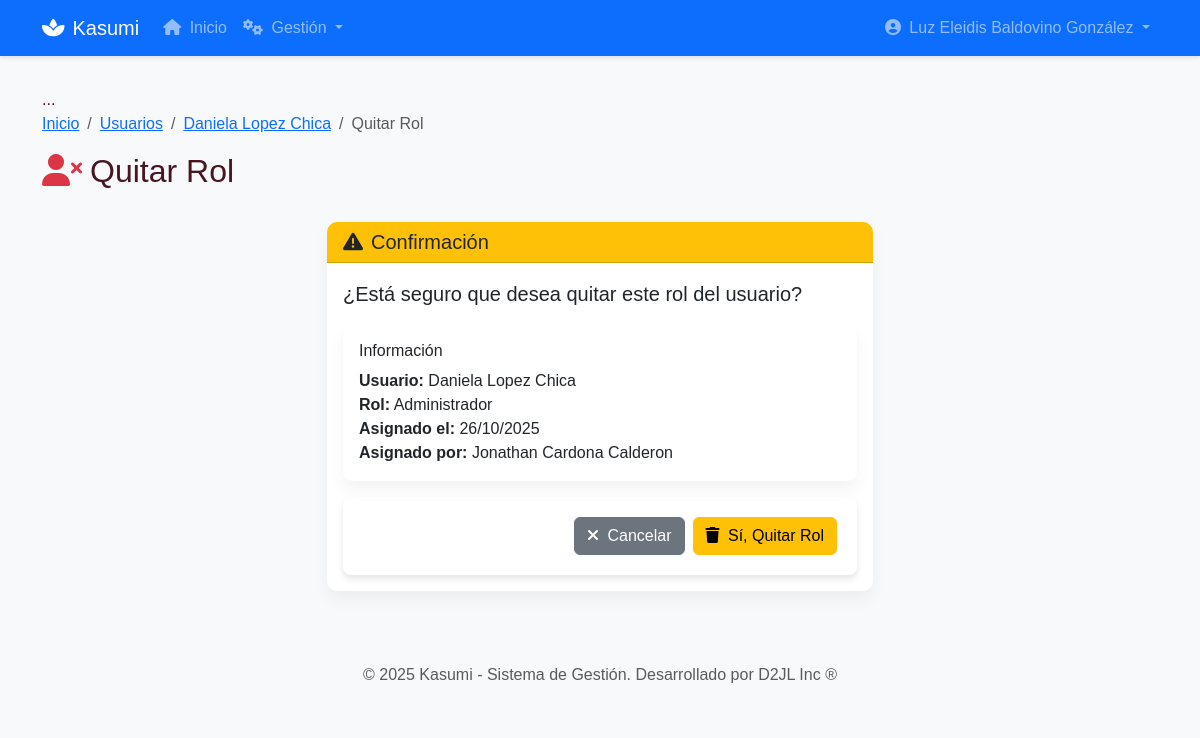
The page /usuarios/usuarios/rol/1/quitar/ (signed in) on the database its author committed.
### accounts/models.py (models this page shows, shortened)
class Usuario(AbstractUser):
    TIPO_DOCUMENTO_CHOICES = [
        ('CC', 'Cédula de Ciudadanía'),
        ('CE', 'Cédula de Extranjería'),
        ('TI', 'Tarjeta de Identidad'),
        ('PAS', 'Pasaporte'),
    ]
    username = None
    email = models.EmailField(_('email address'), unique=True)
    tipo_documento = models.CharField(
        max_length=3,
        choices=TIPO_DOCUMENTO_CHOICES,
        default='CC',
        verbose_name='Tipo de Documento'
    )
    numero_documento = models.CharField(
        max_length=20,
        unique=True,
        verbose_name='Número de Documento'
    )
    telefono = models.CharField(max_length=15, blank=True, verbose_name='Teléfono')
    direccion = models.TextField(blank=True, verbose_name='Dirección')
    ciudad = models.CharField(max_length=100, blank=True, verbose_name='Ciudad')
    fecha_nacimiento = models.DateField(null=True, blank=True, verbose_name='Fecha de Nacimiento')
    USERNAME_FIELD = 'email'
    REQUIRED_FIELDS = ['numero_documento', 'first_name', 'last_name']
    objects = UsuarioManager()
    class Meta:
        verbose_name = 'Usuario'
        verbose_name_plural = 'Usuarios'

### gestion_usuarios/models.py (models this page shows, shortened)
class UsuarioRol(models.Model):
    from accounts.models import Usuario  # Importación local para evitar importación circular
    usuario = models.ForeignKey(
        Usuario,
        on_delete=models.CASCADE,
        related_name='roles_asignados',
        verbose_name=_('Usuario')
    )
    rol = models.ForeignKey(
        Rol,
        on_delete=models.CASCADE,
        related_name='usuarios_asignados',
        verbose_name=_('Rol')
    )
    fecha_asignacion = models.DateTimeField(auto_now_add=True, verbose_name=_('Fecha de Asignación'))
    asignado_por = models.ForeignKey(
        Usuario,
        on_delete=models.SET_NULL,
        null=True,
        blank=True,
        related_name='roles_asignados_por_mi',
        verbose_name=_('Asignado por')
    )
    class Meta:
        verbose_name = _('Asignación de Rol')
        verbose_name_plural = _('Asignaciones de Roles')
        unique_together = ('usuario', 'rol')

class Rol(models.Model):
    class Estado(models.TextChoices):
        ACTIVO = 'A', _('Activo')
        INACTIVO = 'I', _('Inactivo')
    nombre = models.CharField(max_length=50, unique=True, verbose_name=_('Nombre del Rol'))
    descripcion = models.TextField(blank=True, verbose_name=_('Descripción'))
    estado = models.CharField(
        max_length=1,
        choices=Estado.choices,
        default=Estado.ACTIVO,
        verbose_name=_('Estado')
    )
    fecha_creacion = models.DateTimeField(auto_now_add=True, verbose_name=_('Fecha de Creación'))
    fecha_actualizacion = models.DateTimeField(auto_now=True, verbose_name=_('Última Actualización'))
    puede_ver_usuarios = models.BooleanField(default=False, verbose_name=_('Puede ver usuarios'))
    puede_crear_usuarios = models.BooleanField(default=False, verbose_name=_('Puede crear usuarios'))
    puede_editar_usuarios = models.BooleanField(default=False, verbose_name=_('Puede editar usuarios'))
    puede_eliminar_usuarios = models.BooleanField(default=False, verbose_name=_('Puede eliminar usuarios'))
    puede_ver_reportes = models.BooleanField(default=False, verbose_name=_('Puede ver reportes'))
    puede_ver_configuracion = models.BooleanField(default=False, verbose_name=_('Puede ver configuración'))
    class Meta:
        verbose_name = _('Rol')
        verbose_name_plural = _('Roles')
        ordering = ['nombre']

### gestion_usuarios/views.py (the view, shortened to what this page needs)
class QuitarRolView(LoginRequiredMixin, UserPassesTestMixin, DeleteView):
    model = UsuarioRol
    template_name = 'gestion_usuarios/roles/quitar_rol.html'
    def test_func(self):
        return self.request.user.is_staff

### templates/gestion_usuarios/roles/quitar_rol.html (shortened to what this page needs)
{% extends "base.html" %}
{% load static %}
{% block content %}
<div class="row mb-4">
    <div class="col-12">
        <nav aria-label="breadcrumb">
            <ol class="breadcrumb">
                <li class="breadcrumb-item"><a href="{% url 'core:home' %}">Inicio</a></li>
                <li class="breadcrumb-item"><a href="{% url 'gestion_usuarios:lista_usuarios' %}">Usuarios</a></li>
                <li class="breadcrumb-item"><a href="{% url 'gestion_usuarios:detalle_usuario' object.usuario.pk %}">{{ object.usuario.get_full_name }}</a></li>
                <li class="breadcrumb-item active">Quitar Rol</li>
            </ol>
        </nav>
        <h2><i class="fas fa-user-times me-2 text-danger"></i>Quitar Rol</h2>
    </div>
</div>
<div class="row">
    <div class="col-lg-6 mx-auto">
        <div class="card border-warning">
            <div class="card-header bg-warning">
                <h5 class="mb-0"><i class="fas fa-exclamation-triangle me-2"></i>Confirmación</h5>
            </div>
            <div class="card-body">
                <p class="lead">¿Está seguro que desea quitar este rol del usuario?</p>
                <div class="card mb-3">
                    <div class="card-body">
                        <h6 class="card-title">Información</h6>
                        <ul class="list-unstyled mb-0">
                            <li><strong>Usuario:</strong> {{ object.usuario.get_full_name }}</li>
                            <li><strong>Rol:</strong> {{ object.rol.nombre }}</li>
                            <li><strong>Asignado el:</strong> {{ object.fecha_asignacion|date:"d/m/Y" }}</li>
                            {% if object.asignado_por %}
                            <li><strong>Asignado por:</strong> {{ object.asignado_por.get_full_name }}</li>
                            {% endif %}
                        </ul>
                    </div>
                </div>
                <form method="post">
                    <div class="d-flex gap-2 justify-content-end">
                        <a href="{% url 'gestion_usuarios:detalle_usuario' object.usuario.pk %}" class="btn btn-secondary">
                            <i class="fas fa-times me-1"></i> Cancelar
                        </a>
                        <button type="submit" class="btn btn-warning">
                            <i class="fas fa-trash me-1"></i> Sí, Quitar Rol
                        </button>
                    </div>
                </form>
            </div>
        </div>
    </div>
</div>
{% endblock %}

### templates/base.html (shortened to what this page needs)
<!DOCTYPE html>
{% load static %}
<html lang="es">
<head>
    <link href="https://cdn.jsdelivr.net/npm/bootstrap@5.3.3/dist/css/bootstrap.min.css" rel="stylesheet">
    <link rel="stylesheet" href="https://cdnjs.cloudflare.com/ajax/libs/font-awesome/6.4.0/css/all.min.css">
    <link rel="stylesheet" href="{% static 'css/styles.css' %}">
</head>
<body class="{% block body_class %}{% endblock %}">
    {% if user.is_authenticated %}
    <nav class="navbar navbar-expand-lg navbar-dark bg-primary">
        <div class="container">
            <a class="navbar-brand" href="{% url 'core:home' %}">
                <i class="fas fa-spa me-2"></i>Kasumi
            </a>
            <div class="collapse navbar-collapse" id="navbarNav">
                <ul class="navbar-nav me-auto">
                    <li class="nav-item">
                        <a class="nav-link" href="{% url 'core:home' %}">
                            <i class="fas fa-home me-1"></i> Inicio
                        </a>
                    </li>
                    {% if user.is_staff %}
                    <li class="nav-item dropdown">
                        <a class="nav-link dropdown-toggle" href="#" id="gestionDropdown" role="button" data-bs-toggle="dropdown">
                            <i class="fas fa-cogs me-1"></i> Gestión
                        </a>
                    </li>
                    {% endif %}
                </ul>
                <ul class="navbar-nav">
                    <li class="nav-item dropdown">
                        <a class="nav-link dropdown-toggle" href="#" id="userDropdown" role="button" data-bs-toggle="dropdown">
                            <i class="fas fa-user-circle me-1"></i> {{ user.get_full_name|default:user.email }}
                        </a>
                    </li>
                </ul>
            </div>
        </div>
    </nav>
    {% endif %}
    <main class="container">
        ...
        {% block content %}{% endblock %}
    </main>
    <footer class="bg-light text-center text-muted py-4 mt-5">
        <div class="container">
            <p class="mb-0">© {% now "Y" %} Kasumi - Sistema de Gestión. <span class="d-none d-md-inline">Desarrollado por D2JL Inc ®</span></p>
        </div>
    </footer>
</body>
</html>

### static/css/styles.css (style rules this page uses)
:root { --background-color: #FBE9DB; --primary-color: #D55672; --secondary-color: #ADF5FF; --text-color: #481620; --accent-color: #0075A2; }
body { font-family: Arial, sans-serif; background-color: var(--background-color); color: var(--text-color); }
form { max-width: 700px; margin: 0 auto; padding: 20px; background-color: #fff; border-radius: 8px; box-shadow: 0 4px 6px rgba(0, 0, 0, 0.1); }
button { background-color: var(--primary-color); color: #fff; border: none; border-radius: 8px; padding: 10px; font-size: 16px; font-weight: bold; transition: background-color 0.3s ease, color 0.3s ease; }

### templates/base.html (style rules this page uses)
body { background-color: #f8f9fa; }
.navbar { margin-bottom: 2rem; box-shadow: 0 2px 4px rgba(0,0,0,.1); }
.card { border: none; border-radius: 10px; box-shadow: 0 0.5rem 1rem rgba(0, 0, 0, 0.05); }
.card-header { border-radius: 10px 10px 0 0 !important; font-weight: 600; }

### rows shown on the page
Usuario: get_full_name "Luz Eleidis Baldovino González"
UsuarioRol: usuario.get_full_name "Daniela Lopez Chica", rol.nombre "Administrador", fecha_asignacion "26/10/2025", asignado_por.get_full_name "Jonathan Cardona Calderon"
